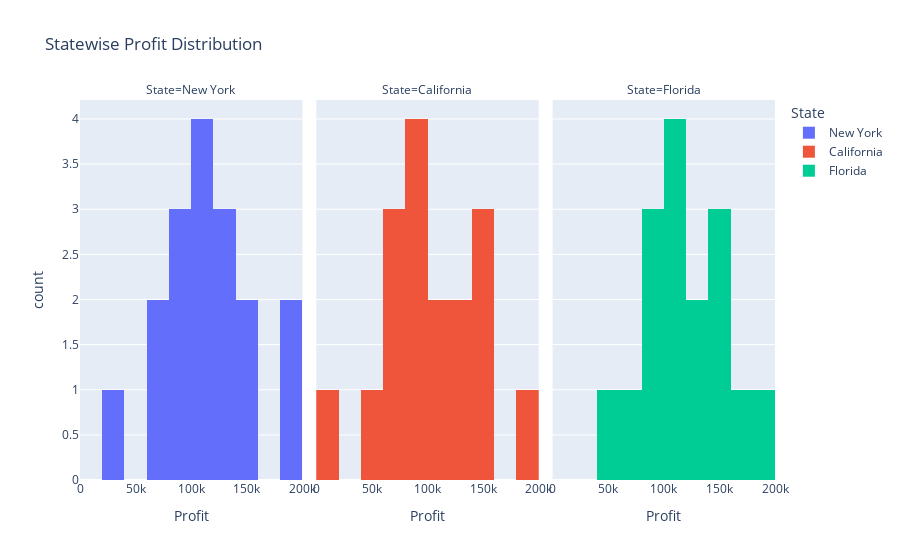

The code cell stored with this chart in its notebook:
### Markdown cell above
##    Visualize the distribution of profits among the startups using a histogram.

### Code cell
fig = px.histogram(startups, x='Profit', facet_col='State',color='State',facet_col_wrap=3, title='Statewise Profit Distribution', nbins=15,)
fig.show()

### Figure 1 — Plotly figure (JSON) as saved in the notebook; plotly's stock layout.template omitted (floating-point values rounded to 4 significant figures)
{"data": [{"alignmentgroup": "True", "bingroup": "x", "hovertemplate": "State=New York<br>Profit=%{x}<br>count=%{y}<extra></extra>", "legendgroup": "New York", "marker": {"color": "#636efa", "pattern": {"shape": ""}}, "name": "New York", "nbinsx": 15, "offsetgroup": "New York", "orientation": "v", "showlegend": true, "type": "histogram", "x": [192300.0, 182900.0, 157000.0, 152200.0, 129900.0, 125400.0, 122800.0, 111300.0, 108600.0, 105000.0, 101000.0, 97480.0, 96480.0, 81230.0, 69760.0, 64930.0, 35670.0], "xaxis": "x", "yaxis": "y"}, {"alignmentgroup": "True", "bingroup": "x", "hovertemplate": "State=California<br>Profit=%{x}<br>count=%{y}<extra></extra>", "legendgroup": "California", "marker": {"color": "#EF553B", "pattern": {"shape": ""}}, "name": "California", "nbinsx": 15, "offsetgroup": "California", "orientation": "v", "showlegend": true, "type": "histogram", "x": [191800.0, 156100.0, 149800.0, 144300.0, 134300.0, 127000.0, 118500.0, 107400.0, 97430.0, 96710.0, 89950.0, 81010.0, 78240.0, 71500.0, 65200.0, 42560.0, 14680.0], "xaxis": "x2", "yaxis": "y2"}, {"alignmentgroup": "True", "bingroup": "x", "hovertemplate": "State=Florida<br>Profit=%{x}<br>count=%{y}<extra></extra>", "legendgroup": "Florida", "marker": {"color": "#00cc96", "pattern": {"shape": ""}}, "name": "Florida", "nbinsx": 15, "offsetgroup": "Florida", "orientation": "v", "showlegend": true, "type": "histogram", "x": [191100.0, 166200.0, 155800.0, 146100.0, 141600.0, 132600.0, 124300.0, 110400.0, 108700.0, 105700.0, 103300.0, 99940.0, 96780.0, 90710.0, 77800.0, 49490.0], "xaxis": "x3", "yaxis": "y3"}], "layout": {"annotations": [{"font": {}, "showarrow": false, "text": "State=New York", "x": 0.16, "xanchor": "center", "xref": "paper", "y": 1, "yanchor": "bottom", "yref": "paper"}, {"font": {}, "showarrow": false, "text": "State=California", "x": 0.5, "xanchor": "center", "xref": "paper", "y": 1, "yanchor": "bottom", "yref": "paper"}, {"font": {}, "showarrow": false, "text": "State=Florida", "x": 0.84, "xanchor": "center", "xref": "paper", "y": 1, "yanchor": "bottom", "yref": "paper"}], "barmode": "relative", "legend": {"title": {"text": "State"}, "tracegroupgap": 0}, "title": {"text": "Statewise Profit Distribution"}, "xaxis": {"anchor": "y", "domain": [0, 0.32], "title": {"text": "Profit"}}, "xaxis2": {"anchor": "y2", "domain": [0.34, 0.66], "matches": "x", "title": {"text": "Profit"}}, "xaxis3": {"anchor": "y3", "domain": [0.68, 1.0], "matches": "x", "title": {"text": "Profit"}}, "yaxis": {"anchor": "x", "domain": [0, 1], "title": {"text": "count"}}, "yaxis2": {"anchor": "x2", "domain": [0, 1], "matches": "y", "showticklabels": false}, "yaxis3": {"anchor": "x3", "domain": [0, 1], "matches": "y", "showticklabels": false}}}
